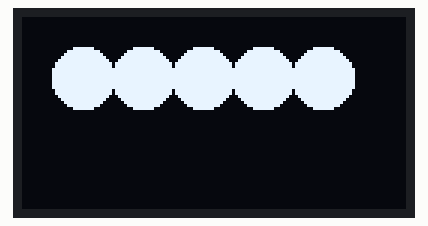
A sketch run on a simulated Arduino Uno, built with avr-gcc and run on an emulated ATmega328P. On the bench: 128×64 one-colour display.

Above: at 0.1 s.

The sketch:

sketch_feb4a.ino
```cpp
#include <Wire.h>
#include <Adafruit_GFX.h>
#include <Adafruit_SSD1306.h>

#define SCREEN_WIDTH 128
#define SCREEN_HEIGHT 64
#define OLED_RESET -1
Adafruit_SSD1306 display(SCREEN_WIDTH, SCREEN_HEIGHT, &Wire, OLED_RESET);

void setup() {
  Serial.begin(115200);
  // initialize with the I2C addr 0x3D (for the 128x64)
  if(!display.begin(SSD1306_SWITCHCAPVCC, 0x3D)) {
    Serial.println(F("SSD1306 allocation failed"));
    for(;;);
  }
  // Clear the buffer
  display.clearDisplay();
}

void loop() {
  // Generate random relay statuses
  bool relay1Status = HIGH; // 0 or 1
  bool relay2Status = HIGH;
  bool relay3Status = HIGH;
  bool relay4Status = HIGH;
  bool relay5Status = HIGH;

  // Update the display based on the relay status
  display.clearDisplay();

  // Draw relay 1 status
  if(relay1Status == HIGH) {
    display.fillCircle(20, 20, 10, SSD1306_WHITE);
  } else {
    display.drawCircle(20, 20, 10, SSD1306_WHITE);
  }

  // Draw relay 2 status
  if(relay2Status == HIGH) {
    display.fillCircle(40, 20, 10, SSD1306_WHITE);
  } else {
    display.drawCircle(40, 20, 10, SSD1306_WHITE);
  }

  // Draw relay 3 status
  if(relay3Status == HIGH) {
    display.fillCircle(60, 20, 10, SSD1306_WHITE);
  } else {
    display.drawCircle(60, 20, 10, SSD1306_WHITE);
  }

  // Draw relay 4 status
  if(relay4Status == HIGH ) {
    display.fillCircle(80, 20, 10, SSD1306_WHITE);
  } else {
    display.drawCircle(80, 20, 10, SSD1306_WHITE);
  }

  // Draw relay 5 status
  if(relay5Status == HIGH) {
    display.fillCircle(100, 20, 10, SSD1306_WHITE);
  } else {
    display.drawCircle(100, 20, 10, SSD1306_WHITE);
  }

  display.display();

  // You may want to add a delay here to prevent flickering
  delay(1000);
}
```
